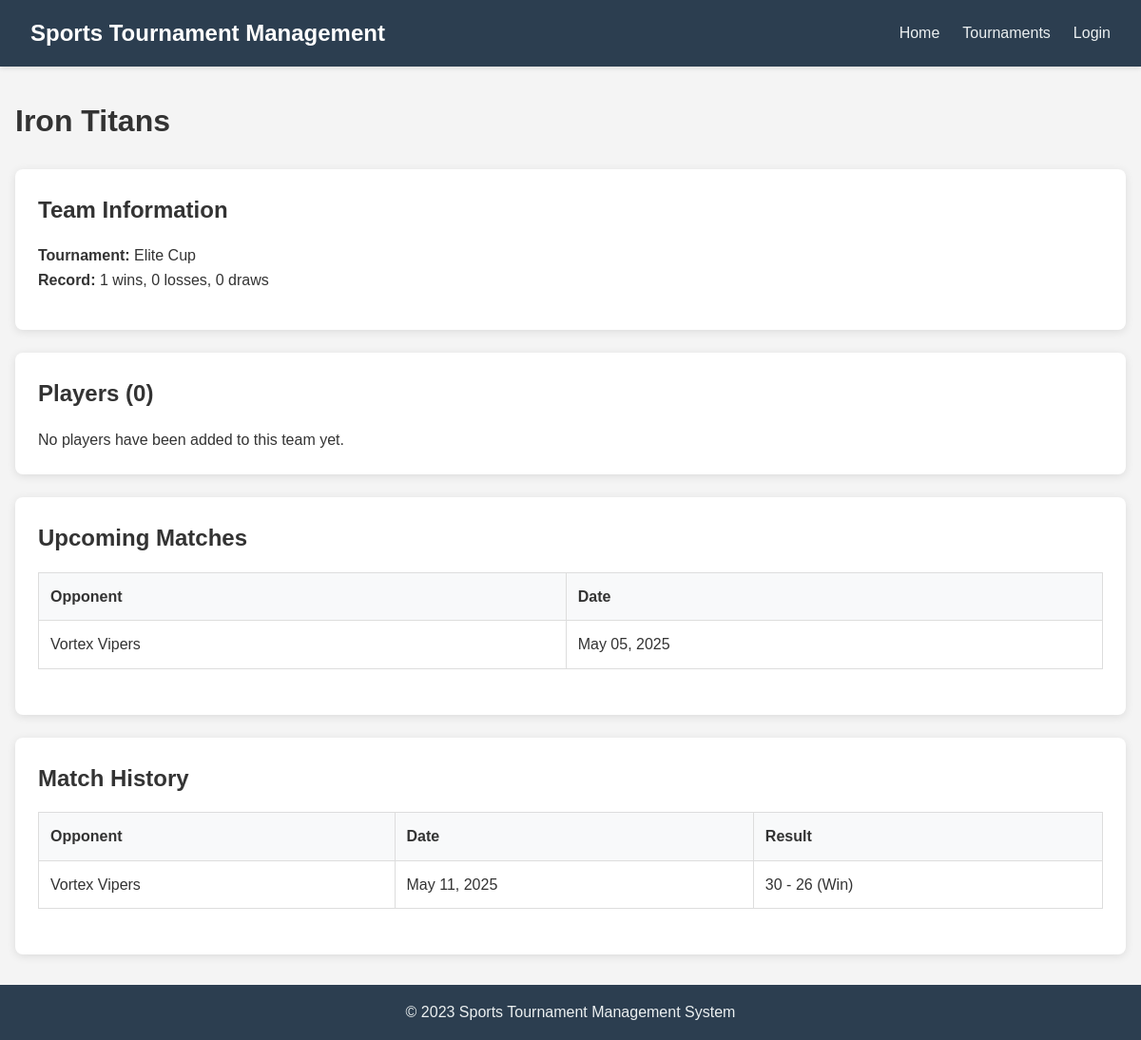
Page /teams/3 on the committed database.
### models.py (models this page shows)
class Team(db.Model):
    id = db.Column(db.Integer, primary_key=True)
    name = db.Column(db.String(100), nullable=False)
    tournament_id = db.Column(db.Integer, db.ForeignKey('tournament.id'), nullable=False)
    players = db.relationship('Player', backref='team', lazy=True)
    wins = db.Column(db.Integer, default=0)
    losses = db.Column(db.Integer, default=0)
    draws = db.Column(db.Integer, default=0)

class Tournament(db.Model):
    id = db.Column(db.Integer, primary_key=True)
    name = db.Column(db.String(100), nullable=False)
    sport_type = db.Column(db.String(50), nullable=False)
    start_date = db.Column(db.DateTime, nullable=False)
    end_date = db.Column(db.DateTime, nullable=False)
    created_at = db.Column(db.DateTime, default=datetime.utcnow)
    venue_id = db.Column(db.Integer, db.ForeignKey('venue.id'), nullable=False)
    organizer_id = db.Column(db.Integer, db.ForeignKey('user.id'), nullable=False)
    teams = db.relationship('Team', backref='tournament', lazy=True)
    matches = db.relationship('Match', backref='tournament', lazy=True)

class Match(db.Model):
    id = db.Column(db.Integer, primary_key=True)
    tournament_id = db.Column(db.Integer, db.ForeignKey('tournament.id'), nullable=False)
    team1_id = db.Column(db.Integer, db.ForeignKey('team.id'), nullable=False)
    team2_id = db.Column(db.Integer, db.ForeignKey('team.id'), nullable=False)
    match_date = db.Column(db.DateTime, nullable=False)
    status = db.Column(db.String(20), default='Scheduled')  # Scheduled, In Progress, Completed
    result = db.relationship('MatchResult', backref='match', lazy=True, uselist=False)
    team1 = db.relationship('Team', foreign_keys=[team1_id])
    team2 = db.relationship('Team', foreign_keys=[team2_id])

class MatchResult(db.Model):
    id = db.Column(db.Integer, primary_key=True)
    match_id = db.Column(db.Integer, db.ForeignKey('match.id'), nullable=False)
    team1_score = db.Column(db.Integer, nullable=False)
    team2_score = db.Column(db.Integer, nullable=False)
    recorded_at = db.Column(db.DateTime, default=datetime.utcnow)

### routes.py (the view)
@app.route('/teams/<int:id>')
def team_details(id):
    team = Team.query.get_or_404(id)
    players = Player.query.filter_by(team_id=id).all()
    return render_template('teams/details.html', team=team, players=players)

### templates/teams/details.html (shortened to what this page needs)
{% extends 'base.html' %}
{% block content %}
<div class="team-header">
    <h1>{{ team.name }}</h1>
</div>
<div class="team-details">
    <div class="card">
        <h2 class="card-title">Team Information</h2>
        <div class="card-content">
            <p><strong>Tournament:</strong> {{ team.tournament.name }}</p>
            <p><strong>Record:</strong> {{ team.wins }} wins, {{ team.losses }} losses, {{ team.draws }} draws</p>
        </div>
    </div>
    <div class="card">
        <h2 class="card-title">Players ({{ players|length }})</h2>
        {% if players %}
        <table class="table">
            <thead>
                <tr>
                    <th>Name</th>
                    <th>Position</th>
                </tr>
            </thead>
            <tbody>
                {% for player in players %}
                <tr>
                    <td>{{ player.name }}</td>
                    <td>{{ player.position }}</td>
                </tr>
                {% endfor %}
            </tbody>
        </table>
        {% else %}
        <p>No players have been added to this team yet.</p>
        {% endif %}
    </div>
    <div class="card">
        <h2 class="card-title">Upcoming Matches</h2>
        {% set upcoming_matches = team.tournament.matches|selectattr('status', 'equalto', 'Scheduled')
                                |selectattr('team1_id', 'equalto', team.id)|list
                                + team.tournament.matches|selectattr('status', 'equalto', 'Scheduled')
                                |selectattr('team2_id', 'equalto', team.id)|list %}
        {% if upcoming_matches %}
        <table class="table">
            <thead>
                <tr>
                    <th>Opponent</th>
                    <th>Date</th>
                </tr>
            </thead>
            <tbody>
                {% for match in upcoming_matches %}
                <tr>
                    <td>
                        {% if match.team1_id == team.id %}
                            {{ match.team2.name }}
                        {% else %}
                            {{ match.team1.name }}
                        {% endif %}
                    </td>
                    <td>{{ match.match_date.strftime('%B %d, %Y') }}</td>
                </tr>
                {% endfor %}
            </tbody>
        </table>
        {% else %}
        <p>No upcoming matches scheduled for this team.</p>
        {% endif %}
    </div>
    <div class="card">
        <h2 class="card-title">Match History</h2>
        {% set completed_matches = team.tournament.matches|selectattr('status', 'equalto', 'Completed')
                                |selectattr('team1_id', 'equalto', team.id)|list
                                + team.tournament.matches|selectattr('status', 'equalto', 'Completed')
                                |selectattr('team2_id', 'equalto', team.id)|list %}
        {% if completed_matches %}
        <table class="table">
            <thead>
                <tr>
                    <th>Opponent</th>
                    <th>Date</th>
                    <th>Result</th>
                </tr>
            </thead>
            <tbody>
                {% for match in completed_matches %}
                <tr>
                    <td>
                        {% if match.team1_id == team.id %}
                            {{ match.team2.name }}
                        {% else %}
                            {{ match.team1.name }}
                        {% endif %}
                    </td>
                    <td>{{ match.match_date.strftime('%B %d, %Y') }}</td>
                    <td>
                        {% if match.team1_id == team.id %}
                            {{ match.result.team1_score }} - {{ match.result.team2_score }}
                            {% if match.result.team1_score > match.result.team2_score %}
                                (Win)
                            {% elif match.result.team1_score < match.result.team2_score %}
                                (Loss)
                            {% else %}
                                (Draw)
                            {% endif %}
                        {% endif %}
                    </td>
                </tr>
                {% endfor %}
            </tbody>
        </table>
        {% else %}
        <p>No completed matches for this team.</p>
        {% endif %}
    </div>
</div>
{% endblock %}

### static/css/style.css (style rules this page uses)
* { margin: 0; padding: 0; box-sizing: border-box; font-family: 'Arial', sans-serif; }
body { background-color: #f4f4f4; color: #333; line-height: 1.6; }
.card { background-color: #fff; border-radius: 8px; box-shadow: 0 2px 10px rgba(0,0,0,0.1); padding: 1.5rem; margin-bottom: 1.5rem; }
.card-title { margin-bottom: 1rem; font-size: 1.5rem; }
.card-content { margin-bottom: 1rem; }
.table { width: 100%; border-collapse: collapse; margin-bottom: 1.5rem; }
.table th, .table td { padding: 0.75rem; border: 1px solid #ddd; text-align: left; }
.table th { background-color: #f8f9fa; font-weight: bold; }
.tournament-header, .team-header { display: flex; justify-content: space-between; align-items: center; margin-bottom: 1.5rem; }

### rows in the picture
Team: name "Iron Titans", wins "1", losses "0", draws "0"
Tournament: tournament.name "Elite Cup"
Match: team2.name "Vortex Vipers", match_date "May 05, 2025"
Match: team2.name "Vortex Vipers", match_date "May 11, 2025", result.team1_score "30", result.team2_score "26"

### other values in the picture
{{ players|length }} "0"
